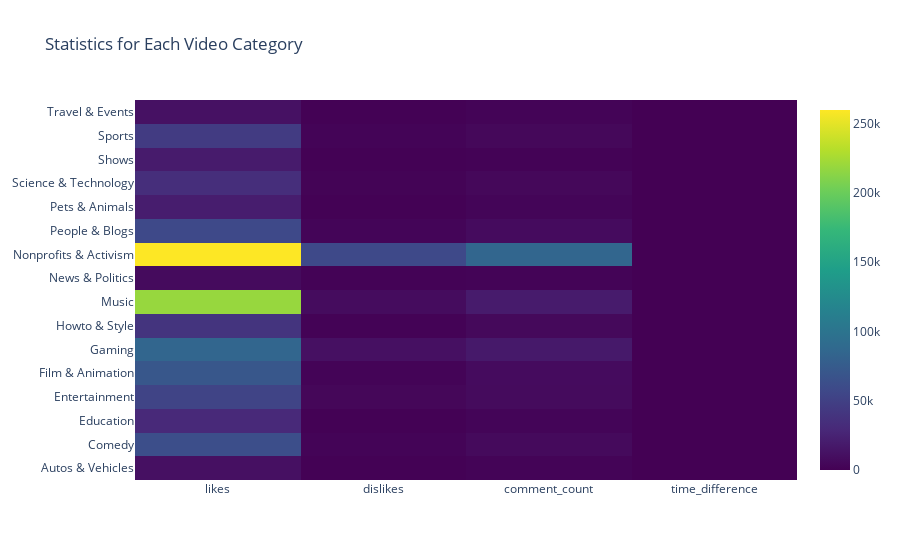

Source (notebook cell):
### Code cell
import plotly.graph_objects as go

categories = us_data_numeric.index

listOfData = us_data_numeric.to_numpy().tolist()

# z = np.random.poisson(size=(len(categories), len(us_data_numeric.columns)))

fig = go.Figure(data=go.Heatmap(
        z=listOfData,
        x=us_data_numeric.columns,
        y=categories,
        colorscale='Viridis'))

fig.update_layout(
    title='Statistics for Each Video Category',
    xaxis_nticks=36)

fig.show()

### Figure 1 — Plotly figure (JSON) as saved in the notebook; plotly's stock layout.template omitted (floating-point values rounded to 4 significant figures)
{"data": [{"colorscale": [[0, "#440154"], [0.1111, "#482878"], [0.2222, "#3e4989"], [0.3333, "#31688e"], [0.4444, "#26828e"], [0.5556, "#1f9e89"], [0.6667, "#35b779"], [0.7778, "#6ece58"], [0.8889, "#b5de2b"], [1, "#fde725"]], "type": "heatmap", "x": ["likes", "dislikes", "comment_count", "time_difference"], "y": ["Autos & Vehicles", "Comedy", "Education", "Entertainment", "Film & Animation", "Gaming", "Howto & Style", "Music", "News & Politics", "Nonprofits & Activism", "People & Blogs", "Pets & Animals", "Science & Technology", "Shows", "Sports", "Travel & Events"], "z": [[11060.0, 632.8, 2043.0, 43.21], [62580.0, 2092.0, 6522.0, 10.11], [29750.0, 816.4, 3286.0, 37.96], [53240.0, 4314.0, 7383.0, 13.01], [70790.0, 2591.0, 7628.0, 41.06], [84500.0, 11240.0, 18040.0, 21.95], [39290.0, 1320.0, 5584.0, 7.913], [218900.0, 7908.0, 19360.0, 14.72], [7298.0, 1681.0, 2428.0, 18.58], [259900.0, 58080.0, 84360.0, 5.386], [58140.0, 3174.0, 7719.0, 15.69], [21060.0, 573.2, 2892.0, 7.724], [34370.0, 1894.0, 4994.0, 18.16], [18990.0, 430.0, 1669.0, 10.72], [45360.0, 2361.0, 5148.0, 23.46], [12030.0, 846.8, 2267.0, 7.057]]}], "layout": {"title": {"text": "Statistics for Each Video Category"}, "xaxis": {"nticks": 36}}}
